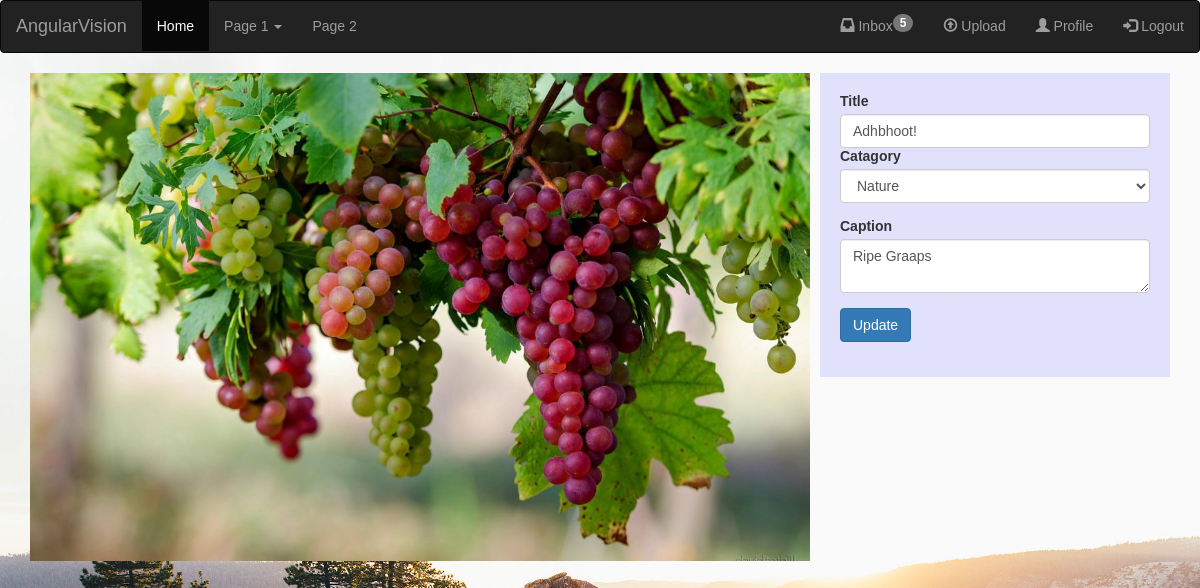
/update.php?id=1548860836 (signed in), run on the app's committed database.
### tables this page shows
CREATE TABLE `uploads` (
  `image_id` int(11) NOT NULL,
  `username` varchar(32) NOT NULL,
  `image_title` varchar(255) NOT NULL,
  `image_caption` varchar(1024) NOT NULL,
  `mime` varchar(32) NOT NULL,
  `catagory` varchar(64) NOT NULL,
  `upload_time` datetime NOT NULL DEFAULT CURRENT_TIMESTAMP
);

### update.php (the view, shortened to what this page needs)
<?php include "./header.php"; ?>
<?php
require_once "config.php";
$id = isset($_GET['id'])? $_GET['id'] : "0000";
$sql = "SELECT * FROM `uploads` WHERE image_id = '".$id."'";
$result = $mysqli->query($sql);
$title="";
$catagory="";
$caption="";
$mime = 'jpg';
echo "<div class='main_photo_container'>";
if ($result->num_rows > 0) {
    while($row = $result->fetch_assoc()) {
		if ($row['mime']=='image/jpeg'){
			$mime = 'jpg';
		} else if ($row['mime']=='image/png'){
			$mime = 'png';
		} else if ($row['mime']=='image/gif'){
			$mime = 'gif';
		}
		$title =$row['image_title'];
		$catagory = $row['catagory'];
        $caption = $row['image_caption'];
	}
}
echo "<div class='photo_loader'> <img src='./img/uploads/".$id.".".$mime."'> </div>";
?>
<div class="wrapper">
<form method="POST" action="<?php echo htmlspecialchars($_SERVER["PHP_SELF"]); ?>" enctype="multipart/form-data">
		<div class="form-group <?php echo (!empty($title_err)) ? 'has-error' : ''; ?>">
			<label>Title</label>
			<input type="text" name="title" class="form-control" value="<?php echo $title; ?>">
			<label>Catagory</label>
				<select name="catagory" class="form-control">
					<option value="nature" <?php echo ($catagory === "nature") ? 'selected' : ''; ?>>Nature</option>
				</select>
		</div>
		<div class="form-group">
			<label>Caption</label>
			<textarea  name="caption" class="form-control"><?php echo $caption; ?></textarea>
		</div>
        <div class="form-group">
            <input type="submit" class="btn btn-primary" value="Update">
        </div>
    </form>
    </div>

### css/style.css (style rules this page uses)
body { font: 14px sans-serif; background: url(../img/back1-alt.jpg) no-repeat; background-position: center top; background-size: cover; }
.wrapper { width: 350px; padding: 20px; background: rgba(0,0,255,0.1); float: right; }
.photo_loader { float: left; min-width: 780px; }
.photo_loader img { max-width: 780px; }

### data on the page
uploads: title "Adhbhoot!", catagory "Nature", caption "Ripe Graaps"
